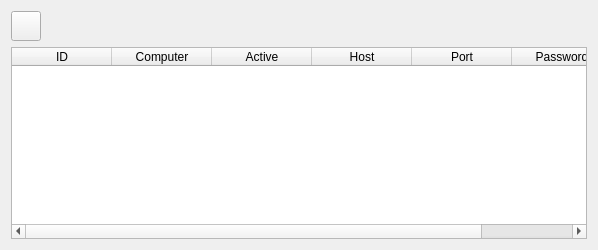
     <widget class="QWidget" name="tab_8">
      <attribute name="title">
       <string>Tax print</string>
      </attribute>
      <layout class="QVBoxLayout" name="verticalLayout_9">
       <item>
        <widget class="QWidget" name="widget_8" native="true">
         <layout class="QHBoxLayout" name="horizontalLayout_7">
          <property name="leftMargin">
           <number>0</number>
          </property>
          <property name="topMargin">
           <number>0</number>
          </property>
          <property name="rightMargin">
           <number>0</number>
          </property>
          <property name="bottomMargin">
           <number>0</number>
          </property>
          <item>
           <widget class="QPushButton" name="btnRefreshTax">
            <property name="minimumSize">
             <size>
              <width>30</width>
              <height>30</height>
             </size>
            </property>
            <property name="maximumSize">
             <size>
              <width>30</width>
              <height>30</height>
             </size>
            </property>
            <property name="text">
             <string/>
            </property>
            <property name="icon">
             <iconset resource="res.qrc">
              <normaloff>:/images/refresh.png</normaloff>:/images/refresh.png</iconset>
            </property>
            <property name="iconSize">
             <size>
              <width>16</width>
              <height>16</height>
             </size>
            </property>
           </widget>
          </item>
          <item>
           <spacer name="horizontalSpacer_8">
            <property name="orientation">
             <enum>Qt::Horizontal</enum>
            </property>
            <property name="sizeHint" stdset="0">
             <size>
              <width>546</width>
              <height>20</height>
             </size>
            </property>
           </spacer>
          </item>
         </layout>
        </widget>
       </item>
       <item>
        <widget class="EQTableWidget" name="tblTax">
         <property name="editTriggers">
          <set>QAbstractItemView::NoEditTriggers</set>
         </property>
         <property name="selectionMode">
          <enum>QAbstractItemView::SingleSelection</enum>
         </property>
         <property name="selectionBehavior">
          <enum>QAbstractItemView::SelectRows</enum>
         </property>
         <column>
          <property name="text">
           <string>ID</string>
          </property>
         </column>
         <column>
          <property name="text">
           <string>Computer</string>
          </property>
         </column>
         <column>
          <property name="text">
           <string>Active</string>
          </property>
         </column>
         <column>
          <property name="text">
           <string>Host</string>
          </property>
         </column>
         <column>
          <property name="text">
           <string>Port</string>
          </property>
         </column>
         <column>
          <property name="text">
           <string>Password</string>
          </property>
         </column>
        </widget>
       </item>
      </layout>
     </widget>
